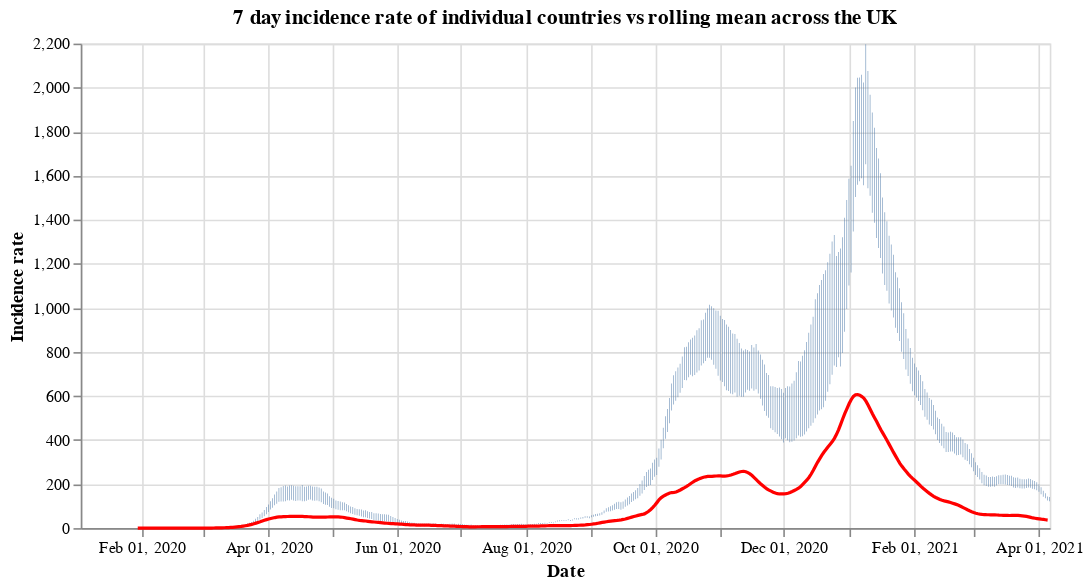

Notebook cell for this chart:
### Code cell
#collapse
countries = uk_cases['areaName'].unique()
countries.sort()

selection = alt.selection_single(
    name='Select',
    fields=['areaName'],
    init={'areaName': 'Wales'},
    bind={'areaName': alt.binding_select(options=countries)}
)

# scatter plot, modify opacity based on selection
bars = alt.Chart(uk_cases).mark_bar().add_selection(
    selection
).encode(
    x=alt.X("yearmonthdate(date):T", axis=alt.Axis(title='Date')),
    y=alt.Y("weeklyCasesRate:Q", axis=alt.Axis(title='Incidence rate')),
    tooltip='weeklyCasesRate:Q',
    opacity=alt.condition(selection, alt.value(1), alt.value(0))
).properties(title=f'7 day incidence rate of individual countries vs rolling mean across the UK', width=600)

line = alt.Chart(overview_cases).mark_line(
    color='red',
    size=2,
).transform_window(
    rolling_mean='mean(weeklyCasesRate)',
    frame=[0, 7]
).encode(
    x='yearmonthdate(date):T',
    y='rolling_mean:Q'
)

alt.layer(bars, line)

### Figure 1 — Vega-Lite specification as saved in the notebook (floating-point values rounded to 4 significant figures; data arrays with more than 128 entries replaced by an {"elided": "..."} marker saying what was removed)
{"config": {"view": {"continuousWidth": 400, "continuousHeight": 300}}, "layer": [{"data": {"name": "data-9bd846d7c2fa42c72fbfe6a5ac05a46e"}, "mark": "bar", "encoding": {"opacity": {"condition": {"value": 1, "selection": "Select"}, "value": 0}, "tooltip": {"type": "quantitative", "field": "weeklyCasesRate"}, "x": {"type": "temporal", "axis": {"title": "Date"}, "field": "date", "timeUnit": "yearmonthdate"}, "y": {"type": "quantitative", "axis": {"title": "Incidence rate"}, "field": "weeklyCasesRate"}}, "selection": {"Select": {"type": "single", "fields": ["areaName"], "init": {"areaName": "Wales"}, "bind": {"areaName": {"input": "select", "options": ["England", "Northern Ireland", "Scotland", "Wales"]}}}}, "title": "7 day incidence rate of individual countries vs rolling mean across the UK", "width": 600}, {"data": {"name": "data-da185546b284dacf1ed547d7349c042e"}, "mark": {"type": "line", "color": "red", "size": 2}, "encoding": {"x": {"type": "temporal", "field": "date", "timeUnit": "yearmonthdate"}, "y": {"type": "quantitative", "field": "rolling_mean"}}, "transform": [{"window": [{"op": "mean", "field": "weeklyCasesRate", "as": "rolling_mean"}], "frame": [0, 7]}]}], "$schema": "https://vega.github.io/schema/vega-lite/v4.8.1.json", "datasets": {"data-9bd846d7c2fa42c72fbfe6a5ac05a46e": {"elided": "1836 records"}, "data-da185546b284dacf1ed547d7349c042e": {"elided": "432 records"}}}
